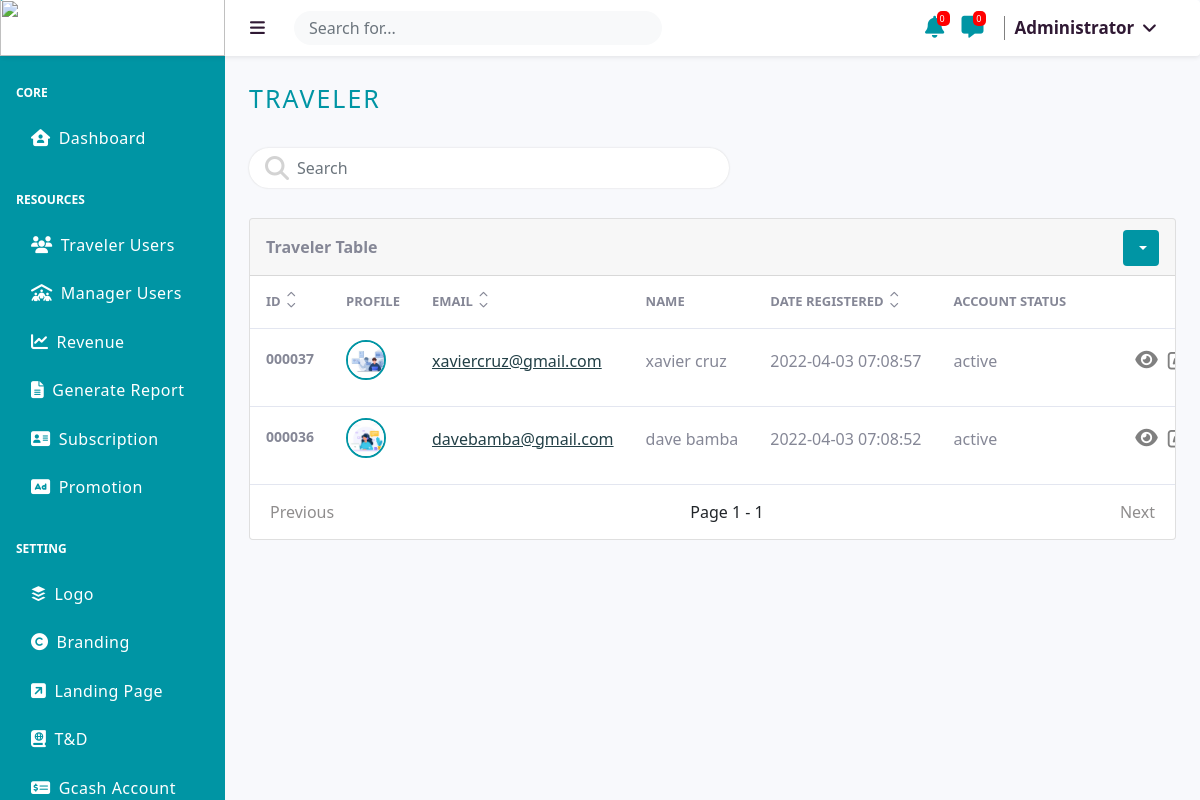
The page /src/administrator/traveler.php (signed in) on the database its author committed.
### tables this page shows
CREATE TABLE `users` (
  `id` int(255) NOT NULL,
  `first_name` varchar(255) NOT NULL,
  `middle_name` varchar(255) NOT NULL,
  `last_name` varchar(255) NOT NULL,
  `email` varchar(255) NOT NULL,
  `phone` varchar(255) NOT NULL,
  `password` varchar(255) NOT NULL,
  `type` varchar(255) NOT NULL,
  `maneger_type` varchar(255) DEFAULT NULL,
  `subcribed_at` timestamp NULL DEFAULT NULL,
  `image` varchar(255) NOT NULL,
  `status` varchar(255) NOT NULL
);

### src/administrator/_TABLE_UI/traveler-table.php (the view, shortened to what the rows shown need)
<?php
                        $User = new User;
                        $status = $User::STATUS_ACTIVE;
                        $type = $User::USER_TYPE_TRAVELER;
                        include '_UI_SORTING_FETCHING/traveler-fetch.php';
                    ?>
                    <div class="card mb-4">
                        <div class="card-body-table overflowtables">
                            <?php if($display>0): ?>
                            <table class="tablenew">
                                <thead class="hideafter">
                                    <tr>
                                    <?php if(isset($_GET['search'])): ?>
                                        <th scope="col">
                                            <div class="d-flex">
                                                <span>ID </span>
                                                <div class="sorted-table">
                                                    <div><a href="?search=<?php echo $_GET['search'] ?>&id=asc"><i class="fas fa-chevron-up"></i></a></div>
                                                    <div><a href="?search=<?php echo $_GET['search'] ?>&id=desc"><i class="fas fa-chevron-down"></i></a></div>
                                                </div>
                                            </div>
                                        </th>
                                        <th scope="col">Profile</th>
                                        <th scope="col">
                                            <div class="d-flex">
                                                <span>Email</span>
                                                <div class="sorted-table">
                                                    <div><a href="?search=<?php echo $_GET['search'] ?>&email=asc"><i class="fas fa-chevron-up"></i></a></div>
                                                    <div><a href="?search=<?php echo $_GET['search'] ?>&email=desc"><i class="fas fa-chevron-down"></i></a></div>
                                                </div>
                                            </div>
                                        </th>
                                        <th scope="col">Name</th>
                                        <th scope="col">
                                            <div class="d-flex">
                                                <span>Date Registered</span>
                                                <div class="sorted-table">
                                                    <div><a href="?search=<?php echo $_GET['search'] ?>&date=asc"><i class="fas fa-chevron-up"></i></a></div>
                                                    <div><a href="?search=<?php echo $_GET['search'] ?>&date=desc"><i class="fas fa-chevron-down"></i></a></div>
                                                </div>
                                            </div>
                                        </th>
                                        <th scope="col">Account Status</th>
                                        <th scope="col"></th>
                                    <?php else: ?>
                                        <th scope="col">
                                            <div class="d-flex">
                                                <span>ID </span>
                                                <div class="sorted-table">
                                                    <div><a href="?id=asc"><i class="fas fa-chevron-up"></i></a></div>
                                                    <div><a href="?id=desc"><i class="fas fa-chevron-down"></i></a></div>
                                                </div>
                                            </div>
                                        </th>
                                        <th scope="col">Profile</th>
                                        <th scope="col">
                                            <div class="d-flex">
                                                <span>Email</span>
                                                <div class="sorted-table">
                                                    <div><a href="?email=asc"><i class="fas fa-chevron-up"></i></a></div>
                                                    <div><a href="?email=desc"><i class="fas fa-chevron-down"></i></a></div>
                                                </div>
                                            </div>
                                        </th>
                                        <th scope="col">Name</th>
                                        <th scope="col">
                                            <div class="d-flex">
                                                <span>Date Registered</span>
                                                <div class="sorted-table">
                                                    <div><a href="?date=asc"><i class="fas fa-chevron-up"></i></a></div>
                                                    <div><a href="?date=desc"><i class="fas fa-chevron-down"></i></a></div>
                                                </div>
                                            </div>
                                        </th>
                                        <th scope="col">Account Status</th>
                                        <th scope="col"></th>
                                    <?php endif; ?>
                                    </tr>
                                </thead>
                                <tbody class="hideafter">
                                    <?php foreach ($display as $dis): ?>
                                        <tr class="<?php echo $dis['id']; ?>" id="<?php echo $dis['id']; ?>">
                                            <td id="idss"><?php echo sprintf('%06d', $dis['id'])?></td>
                                            <td>
                                                <div class="circular--landscape">
                                                    <img id="vievimage" src="../images/users/<?php echo $dis['image']; ?>" alt="">
                                                </div>
                                            </td>
                                            <td><a href="#"><?php echo $dis['email']; ?></a></td>
                                            <td data-target="name"><?php echo $dis['first_name'].' '.$dis['last_name']; ?></td>
                                            <td><?php echo $dis['subcribed_at']; ?></td>
                                            <td>active</td>
                                            <td id="btn">
                                            <td id="btn">
                                                <div class="d-flex">
                                                    <i class="fa-solid fa-eye btns" id="showinfo" data-id="<?php echo $dis['id']; ?>"></i>
                                                    <i class="far fa-edit btns" id="updateuser" data-id="<?php echo $dis['id']; ?>"></i>
                                                </div>
                                            </td>
                                        </tr>
                                    <?php endforeach; ?>
                                </tbody>
                            </table>
                            <?php else: ?>
                                <div id="emptyss"><i class="fa-solid fa-table-list"></i><p>No Data</p></div>
                            <?php endif; ?>
                        </div>
                    </div>

### rows shown on the page
users: id "000037", image (picture), email "xaviercruz@gmail.com", first_name "xavier", last_name "cruz", subcribed_at "2022-04-03 07:08:57"
users: id "000036", image (picture), email "davebamba@gmail.com", first_name "dave", last_name "bamba", subcribed_at "2022-04-03 07:08:52"

### other values the page prints
$page "1"
$pages "1"
